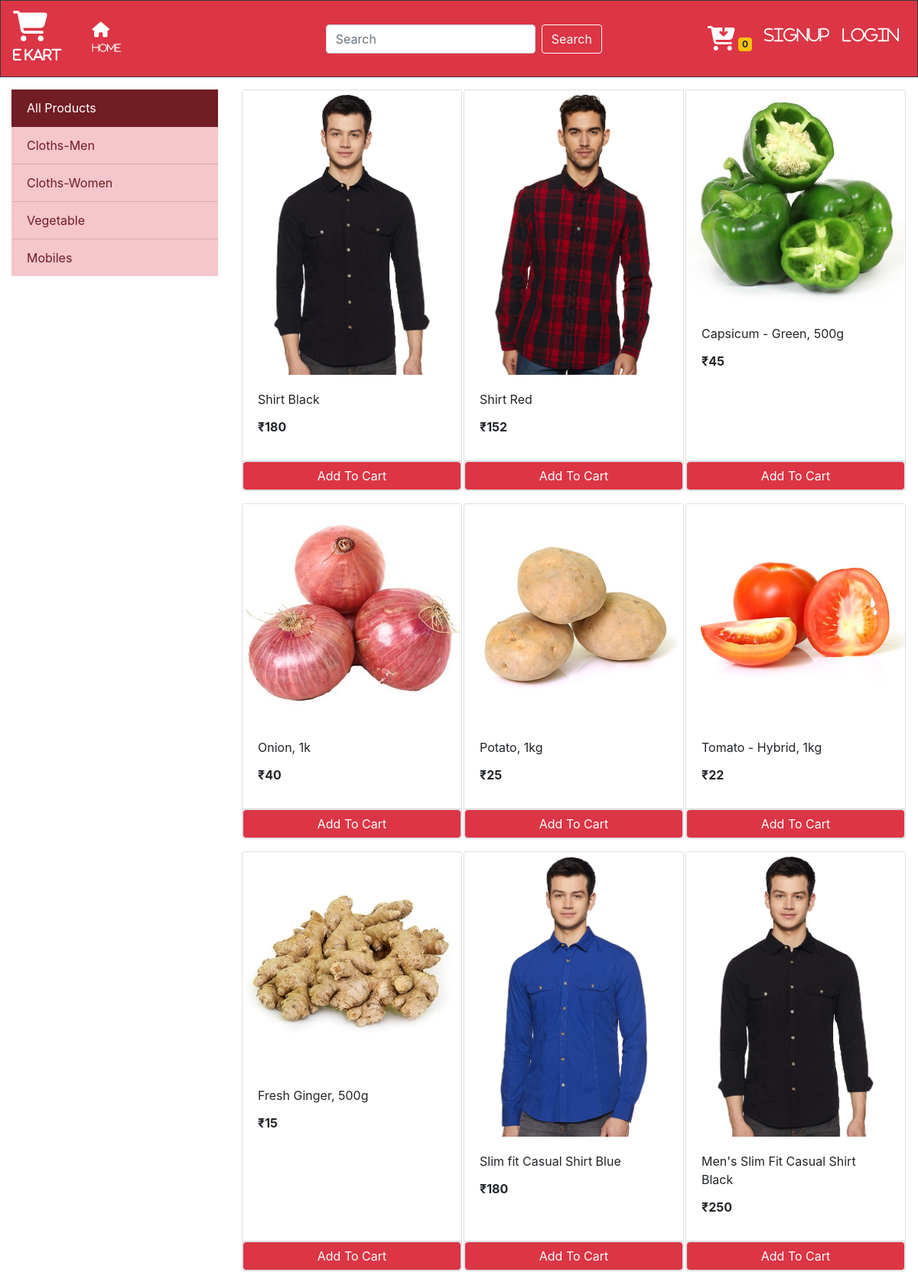
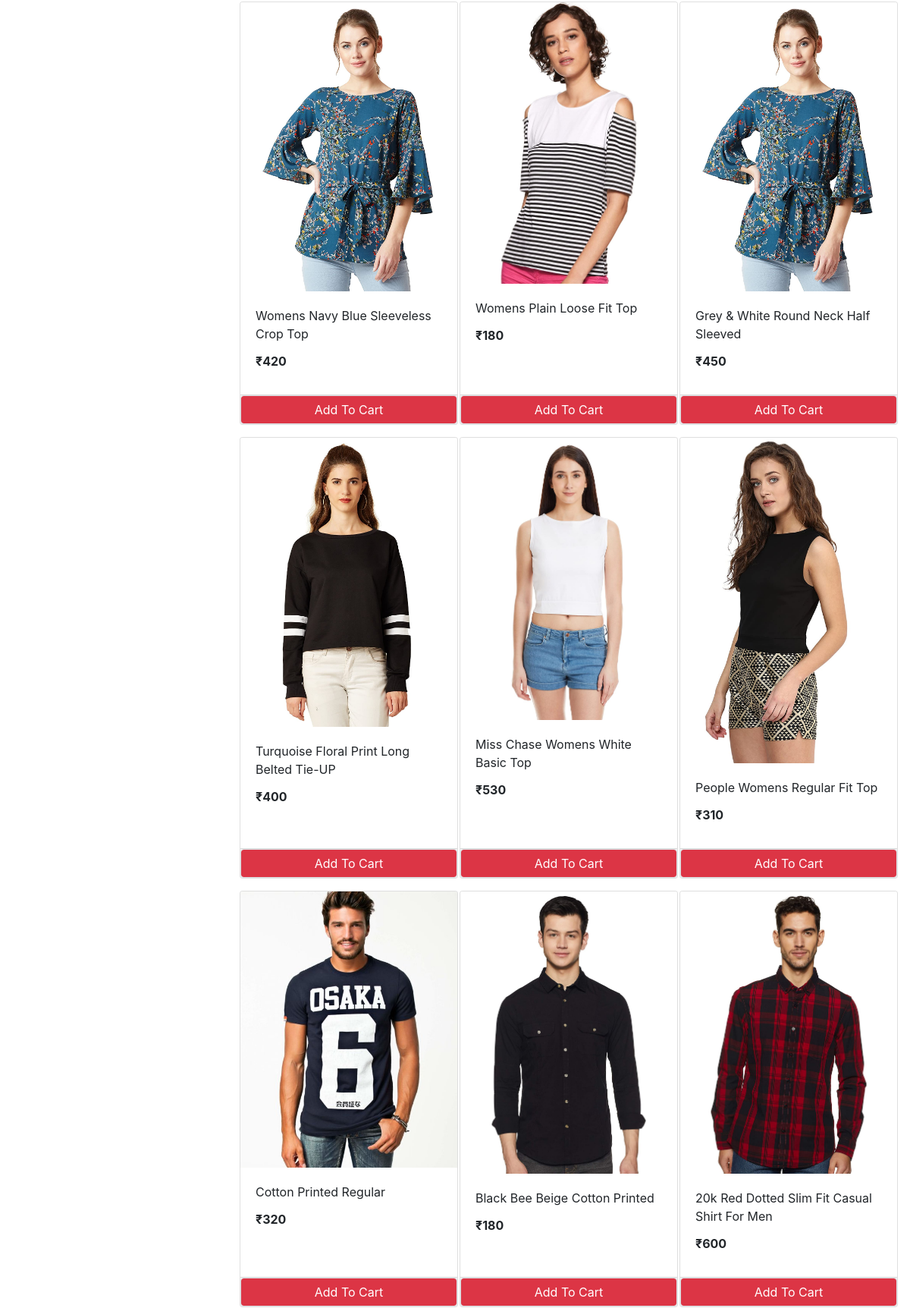
The page / (upper part) on the database its author committed (2 pictures, top to bottom).
### store/models/category.py (models this page shows, shortened)
class Category(models.Model):
    name = models.CharField(max_length=20)
    @staticmethod
    def get_all_categories():
        return Category.objects.all()

### store/models/product.py (models this page shows, shortened)
class Product(models.Model):
    name = models.CharField(max_length=50)
    price = models.IntegerField(default=0)
    category = models.ForeignKey(Category, on_delete=models.CASCADE, default=1)
    description = models.CharField(max_length=200, default='', null=True, blank=True)
    image = models.ImageField(upload_to='uploads/products/')
    @staticmethod
    def get_all_products():
        return Product.objects.all()

### store/views/home.py (the view, shortened to what this page needs)
# urls.py: path('', Index.as_view(), name='homepage'),
class Index(View):
    def get(self, request):
        cart = request.session.get('cart')
        if not cart:
            request.session['cart'] = {}
        products = None
        categories = Category.get_all_categories()
        categoryID = request.GET.get('category')
        if categoryID:
            products = Product.get_all_categories_by_categoryid(categoryID)
        else:
            products = Product.get_all_products();
        data = {}
        data['products'] = products
        data['categories'] = categories
        print('You are ', request.session.get('email'))
        return render(request, 'index.html', data)

### store/templatetags/cart.py (called while the page is built)
@register.filter(name='is_in_cart')
def is_in_cart(product, cart):
    keys = cart.keys()
    for id in keys:
        if int(id) == product.id:
            return True
    return False

### store/templatetags/custom_filter.py (called while the page is built)
@register.filter(name='currency')
def currency(number):
    return "₹"+str(number)

### store/templates/index.html (shortened to what this page needs)
{% extends 'base.html' %}
{% block content %}
{% load cart %}
{% load custom_filter%}
    <div class="container-fluid mt-3 mx-auto">
        <div class="row">
          <div class="col-lg-3">
            <div class="list-group-flush">
              <a href="/" class="list-group-item list-group-item-action list-group-item-danger active">All Products</a>
              {% for category in categories %}
                <a href="/?category={{category.id}}" class="list-group-item list-group-item-action list-group-item-danger">{{category.name}}</a>
              {% endfor %}
            </div>
          </div>
          <div id="products" class="col-lg-9 mx-auto">
            <div class="row mx-auto">
              {% for product in products %}
              <div class="card mx-auto mb-3" id={{product.id}} style="width: 18rem;">
                <img class="card-img-top" src="{{product.image.url}}" alt="Card image cap">
                <div class="card-body">
                  <p class="card-title">{{product.name}}</p>
                  <p class="card-title"><b>{{product.price|currency}}</b></p>
                </div>
                <div class="card-footer p-0 no-gutters">
                  {% if product|is_in_cart:request.session.cart %}
                    <div class="row no-gutters">
                      <form action="/#{{product.id}}" method="post" class="col-2">
                        {% csrf_token %}
                        <input hidden type="text" name="product" value='{{product.id}}'>
                        <input hidden type="text" name="remove" value='True'>
                        <input type="submit" value=" - " class="btn-block btn-outline-danger">
                      </form>
                      <div class="text-center col bg-danger text-white">{{product|cart_quantity:request.session.cart}} in Cart</div>
                      <form action="/#{{product.id}}" method="post" class="col-2">
                        {% csrf_token %}
                        <input hidden type="text" name="product" value='{{product.id}}'>
                        <input type="submit" value=" + " class="btn-block btn-outline-danger">
                      </form>
                    </div>
                  {% else %}
                    <form action="/#{{product.id}}" method="POST" class="btn-block">
                      <input type="submit" class="float-right btn btn-danger border form-control" value="Add To Cart">
                    </form>
                  {% endif %}
                </div>
              </div>
              {% endfor %}
              </div>
          </div>
        </div>
    </div>
{% endblock %}

### rows shown on the page
Category: name "Cloths-Men"
Category: name "Cloths-Women"
Category: name "Vegetable"
Category: name "Mobiles"
Product: {{ product.id }} 1 (drawn), image (picture), name "Shirt Black", price "₹180"
Product: image (picture), name "Shirt Red", price "₹152"
Product: image (picture), name "Capsicum - Green, 500g", price "₹45"
Product: image (picture), name "Onion, 1k", price "₹40"
Product: image (picture), name "Potato, 1kg", price "₹25"
Product: image (picture), name "Tomato - Hybrid, 1kg", price "₹22"
Product: image (picture), name "Fresh Ginger, 500g", price "₹15"
Product: image (picture), name "Slim fit Casual Shirt Blue", price "₹180"
Product: image (picture), name "Men's Slim Fit Casual Shirt Black", price "₹250"
Product: image (picture), name "Womens Navy Blue Sleeveless Crop Top", price "₹420"
Product: image (picture), name "Womens Plain Loose Fit Top", price "₹180"
Product: image (picture), name "Grey & White Round Neck Half Sleeved", price "₹450"
Product: image (picture), name "Turquoise Floral Print Long Belted Tie-UP", price "₹400"
Product: image (picture), name "Miss Chase Womens White Basic Top", price "₹530"
Product: image (picture), name "People Womens Regular Fit Top", price "₹310"
Product: image (picture), name "Cotton Printed Regular", price "₹320"
Product: image (picture), name "Black Bee Beige Cotton Printed", price "₹180"
Product: {{ product.id }} 18 (drawn), image (picture), name "20k Red Dotted Slim Fit Casual Shirt For Men", price "₹600"

### other values the page prints
{{ request.session.cart.keys|length }} "0"
